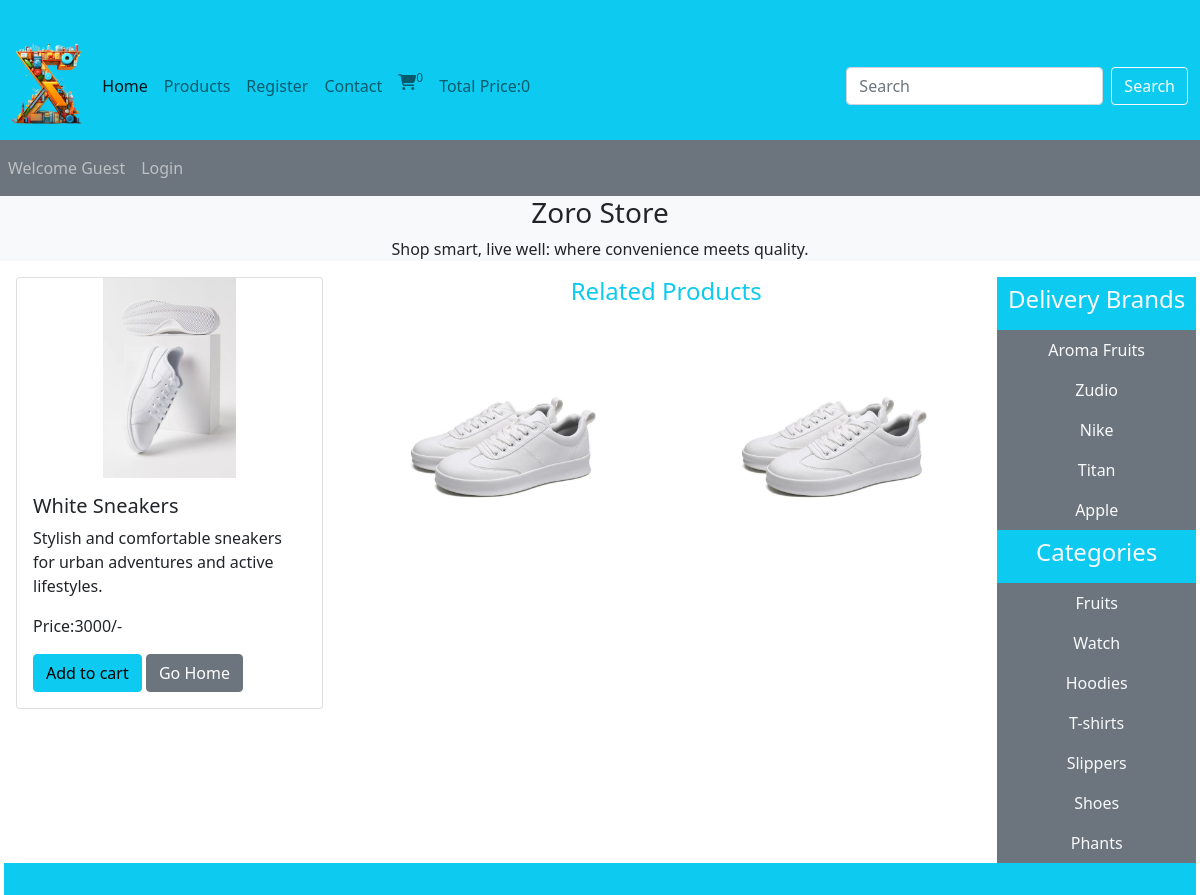
Screenshot of /product_details.php?product_id=28 with the database file from the repository.
### tables this page shows
CREATE TABLE `products` (
  `product_id` int(11) NOT NULL,
  `product_title` varchar(100) NOT NULL,
  `product_description` varchar(255) NOT NULL,
  `product_keywords` varchar(255) NOT NULL,
  `category_id` int(11) NOT NULL,
  `brand_id` int(11) NOT NULL,
  `product_image1` varchar(255) NOT NULL,
  `product_image2` varchar(255) NOT NULL,
  `product_image3` varchar(255) NOT NULL,
  `product_price` int(100) NOT NULL,
  `date` timestamp NOT NULL DEFAULT current_timestamp() ON UPDATE current_timestamp(),
  `status` varchar(100) NOT NULL
);

CREATE TABLE `brand` (
  `brand_id` int(11) NOT NULL,
  `brand_title` varchar(100) NOT NULL
);

CREATE TABLE `categories` (
  `category_id` int(11) NOT NULL,
  `category_title` varchar(100) NOT NULL
);

### functions/common_function.php (the view, shortened to what this page needs)
<?php
function getbrands()
{
    global $con;
    $select_brand = "Select * from brand ";
    $result_brand = mysqli_query($con, $select_brand);
    while ($row_data = mysqli_fetch_assoc($result_brand)) {
        $brand_title = $row_data['brand_title'];
        $brand_id = $row_data['brand_id'];
        echo "<li class='nav-item'>
<a href='index.php?brand= $brand_id' class='nav-link text-light'> $brand_title </a>
</li>";
    }
}
function getcategory()
{
    global $con;
    $select_categories = "Select * from categories ";
    $result_categories = mysqli_query($con, $select_categories);
    while ($row_data = mysqli_fetch_assoc($result_categories)) {
        $category_title = $row_data['category_title'];
        $category_id = $row_data['category_id'];
        echo "<li class='nav-item'>
      <a href='index.php?category= $category_id' class='nav-link text-light'> $category_title </a>
     </li>";
    }
}
function view_details()
{
    global $con;
    if(isset($_GET['product_id'])){
    if (!isset($_GET['category'])) {
        if (!isset($_GET['brand'])) {
            $product_id=$_GET['product_id'];
            $select_query = "Select * from `products` where product_id=$product_id";
            $result_query = mysqli_query($con, $select_query);
            while ($row = mysqli_fetch_assoc($result_query)) {
                $product_id = $row['product_id'];
                $product_title = $row['product_title'];
                $product_description = $row['product_description'];
                $product_image1 = $row['product_image1'];
                $product_image2 = $row['product_image2'];
                $product_image3 = $row['product_image3'];
                $product_price = $row['product_price'];
                echo " <div class='col-md-4 mb-2'>
                                            <div class='card'>
                                            <img src='./admin_area/product_images/$product_image1' class='card-img-top' alt='$product_title'>
                                            <div class='card-body'>
                                            <h5 class='card-title'>$product_title</h5>
                                            <p class='card-text'>$product_description</p>
                                            <p class='card-text'>Price:$product_price/-</p>
                                            <a href='index.php?add_to_cart=$product_id'class='btn btn-info'>Add to cart</a>
                                                <a href='index.php' class='btn btn-secondary'>Go Home</a>
                                            </div>
                                            </div>
                                            </div>
                                            <div class='col-md-8'>
                        <div class='row'>
                            <div class='col-md-12'>
                                <h4 class='text-center text-info mb-5'>Related Products</h4>
                            </div>
                            <div class='col-md-6'>
                            <img src='./admin_area/product_images/$product_image2' class='card-img-top' alt='$product_title'>
                            </div>
                            <div class='col-md-6'>
                            <img src='./admin_area/product_images/$product_image3' class='card-img-top' alt='$product_title'>
                            </div>
                        </div>
                    </div>";
            }
        }
    }
}
}
function getIPAddress() {
     if(!empty($_SERVER['HTTP_CLIENT_IP'])) {
                $ip = $_SERVER['HTTP_CLIENT_IP'];
        }
    elseif (!empty($_SERVER['HTTP_X_FORWARDED_FOR'])) {
                $ip = $_SERVER['HTTP_X_FORWARDED_FOR'];
     }
    else{
             $ip = $_SERVER['REMOTE_ADDR'];
     }
     return $ip;
}
function cart_item(){
    if(isset($_GET['add_to_cart'])){
        global $con;
        $get_ip_add = getIPAddress();
        $select_query = "SELECT * FROM `cart_details` WHERE ip_address='$get_ip_add'";
        $result_query = mysqli_query($con, $select_query);
        $count_cart_items = mysqli_num_rows($result_query);
        } else {
            global $con;
        $get_ip_add = getIPAddress();
        $select_query = "SELECT * FROM `cart_details` WHERE ip_address='$get_ip_add'";
        $result_query = mysqli_query($con, $select_query);
        $count_cart_items = mysqli_num_rows($result_query);
        }
        echo $count_cart_items;
    }
    function total_cart_price(){
        $total_price = 0;
        echo $total_price;
    }
    ?>

### style.css (style rules this page uses)
* { margin:0; padding:0; box-sizing: border-box; }
.card-img-top { width: 100%; height: 200px; object-fit: contain; }

### product_details.php (style rules this page uses)
.card-img-top { width: 100%; height: 200px; object-fit: contain; }

### rows the page displays
products: product_image1 (picture), product_title "White Sneakers", product_description "Stylish and comfortable sneakers for urban adventures and active lifestyles.", product_price "3000", product_image2 (picture), product_image3 (picture)
brand: brand_title "Aroma Fruits"
brand: brand_title "Zudio"
brand: brand_title "Nike"
brand: brand_title "Titan"
brand: brand_title "Apple"
categories: category_title "Fruits"
categories: category_title "Watch"
categories: category_title "Hoodies"
categories: category_title "T-shirts"
categories: category_title "Slippers"
categories: category_title "Shoes"
categories: category_title "Phants"

### other values shown
$count_cart_items "0"
$total_price "0"
